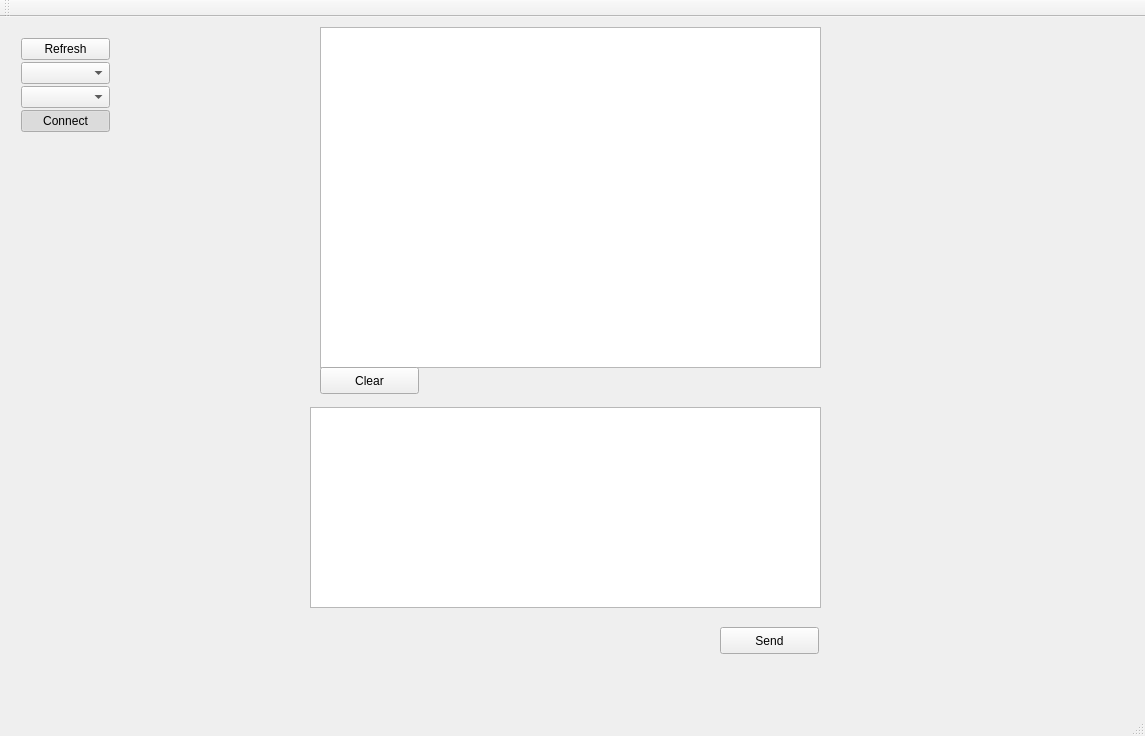
<?xml version="1.0" encoding="UTF-8"?>
<ui version="4.0">
 <class>MainWindow</class>
 <widget class="QMainWindow" name="MainWindow">
  <property name="geometry">
   <rect>
    <x>0</x>
    <y>0</y>
    <width>1145</width>
    <height>736</height>
   </rect>
  </property>
  <property name="windowTitle">
   <string>MainWindow</string>
  </property>
  <widget class="QWidget" name="centralWidget">
   <widget class="QTextEdit" name="serialIn">
    <property name="geometry">
     <rect>
      <x>320</x>
      <y>10</y>
      <width>501</width>
      <height>341</height>
     </rect>
    </property>
   </widget>
   <widget class="QPushButton" name="pushButton">
    <property name="geometry">
     <rect>
      <x>320</x>
      <y>350</y>
      <width>99</width>
      <height>27</height>
     </rect>
    </property>
    <property name="text">
     <string>Clear</string>
    </property>
   </widget>
   <widget class="QTextEdit" name="serialOut">
    <property name="geometry">
     <rect>
      <x>310</x>
      <y>390</y>
      <width>511</width>
      <height>201</height>
     </rect>
    </property>
   </widget>
   <widget class="QWidget" name="layoutWidget">
    <property name="geometry">
     <rect>
      <x>10</x>
      <y>10</y>
      <width>111</width>
      <height>116</height>
     </rect>
    </property>
    <layout class="QVBoxLayout" name="verticalLayout">
     <property name="spacing">
      <number>2</number>
     </property>
     <item>
      <widget class="QPushButton" name="PortRefresh">
       <property name="text">
        <string>Refresh</string>
       </property>
      </widget>
     </item>
     <item>
      <widget class="QComboBox" name="baudBox"/>
     </item>
     <item>
      <widget class="QComboBox" name="portBox"/>
     </item>
     <item>
      <widget class="QPushButton" name="connectButton">
       <property name="text">
        <string>Connect</string>
       </property>
       <property name="checkable">
        <bool>true</bool>
       </property>
       <property name="checked">
        <bool>true</bool>
       </property>
      </widget>
     </item>
    </layout>
   </widget>
   <widget class="QPushButton" name="sendButton">
    <property name="geometry">
     <rect>
      <x>720</x>
      <y>610</y>
      <width>99</width>
      <height>27</height>
     </rect>
    </property>
    <property name="text">
     <string>Send</string>
    </property>
   </widget>
  </widget>
  <widget class="QMenuBar" name="menuBar">
   <property name="geometry">
    <rect>
     <x>0</x>
     <y>0</y>
     <width>1145</width>
     <height>25</height>
    </rect>
   </property>
  </widget>
  <widget class="QToolBar" name="mainToolBar">
   <attribute name="toolBarArea">
    <enum>TopToolBarArea</enum>
   </attribute>
   <attribute name="toolBarBreak">
    <bool>false</bool>
   </attribute>
  </widget>
  <widget class="QStatusBar" name="statusBar"/>
 </widget>
 <layoutdefault spacing="6" margin="11"/>
 <resources/>
 <connections/>
</ui>
